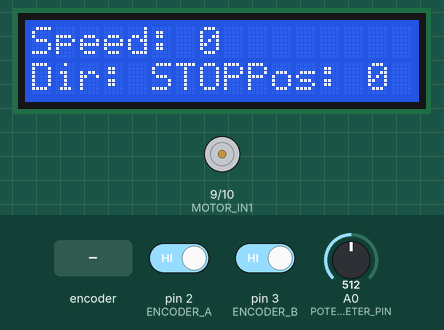
This sketch was run on a simulated Arduino Uno, built with avr-gcc and run on an emulated ATmega328P. Parts: 16×2 character LCD, motor-driver pin pairs drawn as motors (green arrow = first pin HIGH = forward, orange = second pin HIGH = backward, longer = more drive, scaled by the enable pin). The test bench sets the inputs (shaded band); at power-on: A0 (POTENTIOMETER_PIN) = 512, pin 2 (ENCODER_A) HIGH, pin 3 (ENCODER_B) HIGH. What the sketch prints to the serial monitor is not drawn.

Above: at 3.2 s.
3.3 s: A0 (POTENTIOMETER_PIN) set to 532
At 4.6 s:
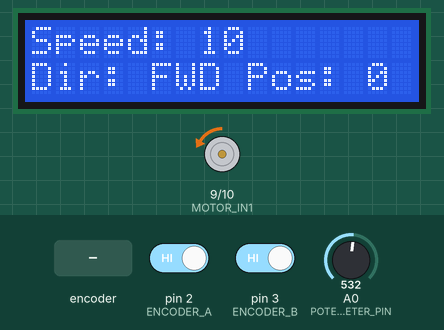
5.1 s: A0 (POTENTIOMETER_PIN) set to 511
At 5.5 s:
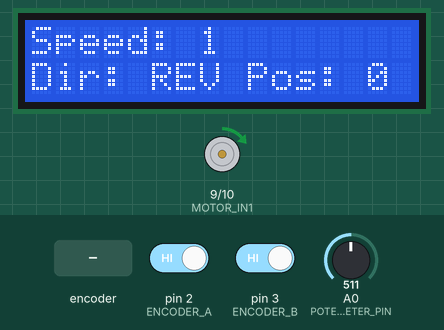
6.6 s: A0 (POTENTIOMETER_PIN) set to 306
At 7.7 s:
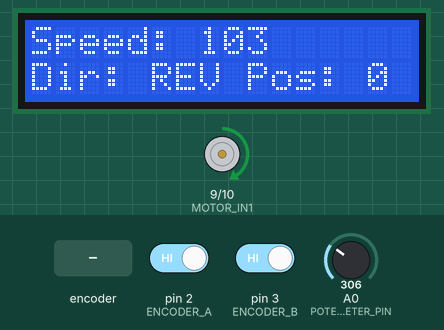
8.1 s: rotary encoder on pin 2 (ENCODER_A) / pin 3 (ENCODER_B) turned 3 steps (first pin leading)
At 9.5 s:
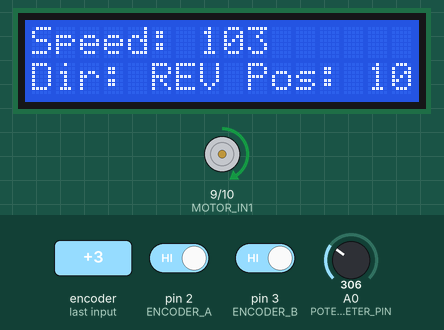
10.2 s: A0 (POTENTIOMETER_PIN) set to 122
At 11.5 s:
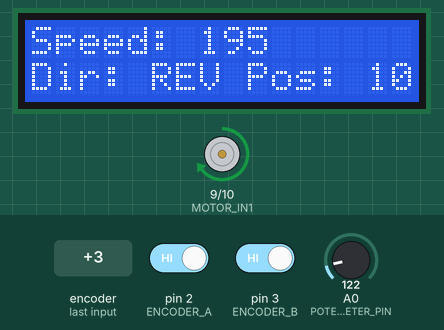
11.8 s: A0 (POTENTIOMETER_PIN) set to 716
At 12.7 s:
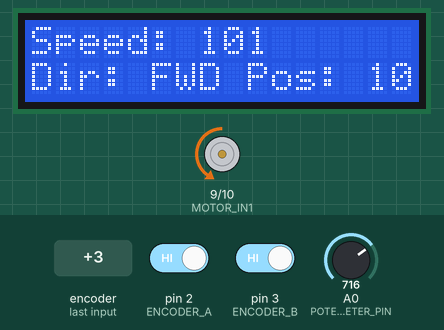
Timing chart, 0 to 14.3 s (numbered marks = the images above; inputs shaded):
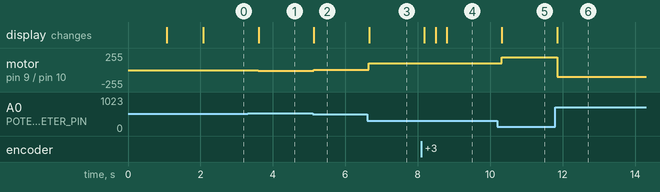

Measured:
- the behaviour switches between 513 and 514 on A0 (POTENTIOMETER_PIN) (found by bisection; images 0 and 1)
- after the input at 3.3 s, motor on pin 9 (MOTOR_IN1) / pin 10 (MOTOR_IN2): stopped → backward 10/255 after 0.30 s; the display: changes after 0.30 s (image 1)
- after the input at 5.1 s, motor on pin 9 (MOTOR_IN1) / pin 10 (MOTOR_IN2): backward 10/255 → forward 1/255 at once; the display: changes at once (image 2)
- after the input at 6.6 s, motor on pin 9 (MOTOR_IN1) / pin 10 (MOTOR_IN2): forward 1/255 → forward 103/255 after 0.05 s; the display: changes after 0.06 s (image 3)
- after the input at 8.1 s, the display: first changes after 0.08 s (image 4 shows a later state)
- after the input at 10.2 s, motor on pin 9 (MOTOR_IN1) / pin 10 (MOTOR_IN2): forward 103/255 → forward 195/255 after 0.12 s; the display: changes after 0.12 s (image 5)
- after the input at 11.8 s, motor on pin 9 (MOTOR_IN1) / pin 10 (MOTOR_IN2): forward 195/255 → backward 101/255 after 0.05 s; the display: changes after 0.05 s (image 6)

The sketch:

sketch_dec5a.ino
```cpp
#include <Wire.h>
#include <LiquidCrystal.h>

// Define potentiometer pin
#define POTENTIOMETER_PIN A0

// Define motor control pins (connected to L293D)
#define MOTOR_IN1 9
#define MOTOR_IN2 10
#define MOTOR_ENA 6

// Define encoder pins
#define ENCODER_A 2
#define ENCODER_B 3

// Encoder variables
volatile int encoderPosition = 0;
int lastEncoded = 0;

// Define LCD pins
LiquidCrystal lcd(7, 8, 4, 5, 12, 11); // RS, EN, D4, D5, D6, D7

// Setup
void setup() {
  Serial.begin(115200);

  // Initialize LCD
  lcd.begin(16, 2); // Set up the LCD's number of columns and rows
  lcd.print("Initializing...");
  delay(1000);
  lcd.clear();

  // Initialize potentiometer pin
  pinMode(POTENTIOMETER_PIN, INPUT);

  // Initialize motor pins
  pinMode(MOTOR_IN1, OUTPUT);
  pinMode(MOTOR_IN2, OUTPUT);
  pinMode(MOTOR_ENA, OUTPUT);

  // Initialize encoder pins
  pinMode(ENCODER_A, INPUT_PULLUP);
  pinMode(ENCODER_B, INPUT_PULLUP);
  attachInterrupt(digitalPinToInterrupt(ENCODER_A), updateEncoder, CHANGE);
  attachInterrupt(digitalPinToInterrupt(ENCODER_B), updateEncoder, CHANGE);

  Serial.println("System Initialized.");
  lcd.print("System Ready");
  delay(1000);
  lcd.clear();
}

// Loop
void loop() {
  // Read potentiometer value
  int potValue = analogRead(POTENTIOMETER_PIN);
  Serial.println(potValue);

  // Map the potentiometer value to motor speed (-255 to 255)
  potValue = map(potValue, 0, 1023, -255, 255);

  // Determine motor direction and control motor
  String direction = "STOP"; // Default to STOP
  if (potValue > 0) {
    digitalWrite(MOTOR_IN1, LOW);
    digitalWrite(MOTOR_IN2, HIGH);
    analogWrite(MOTOR_ENA, potValue); // Forward speed
    direction = "FWD";
  } else if (potValue < 0) {
    digitalWrite(MOTOR_IN1, HIGH);
    digitalWrite(MOTOR_IN2, LOW);
    analogWrite(MOTOR_ENA, -potValue); // Reverse speed (absolute value)
    direction = "REV";
  } else {
    digitalWrite(MOTOR_IN1, LOW);
    digitalWrite(MOTOR_IN2, LOW);
    analogWrite(MOTOR_ENA, 0); // Stop motor
  }

  // Display motor speed and direction on LCD
  lcd.setCursor(0, 0);
  lcd.print("Speed: ");
  lcd.print(abs(potValue)); // Display absolute speed
  lcd.print("   "); // Clear remaining characters if any

  lcd.setCursor(0, 1);
  lcd.print("Dir: ");
  lcd.print(direction);
  lcd.print("   "); // Clear remaining characters if any

  // Display encoder position
  lcd.setCursor(9, 1);
  lcd.print("Pos: ");
  lcd.print(encoderPosition);
  lcd.print("   "); // Clear remaining characters if any

  Serial.print("Encoder Position: ");
  Serial.println(encoderPosition);

  delay(300); // Delay for stability
}

// Encoder interrupt function
void updateEncoder() {
  int MSB = digitalRead(ENCODER_A);
  int LSB = digitalRead(ENCODER_B);
  int encoded = (MSB << 1) | LSB;
  int sum = (lastEncoded << 2) | encoded;

  if (sum == 0b1101 || sum == 0b0100 || sum == 0b0010 || sum == 0b1011) encoderPosition++;
  if (sum == 0b1110 || sum == 0b0111 || sum == 0b0001 || sum == 0b1000) encoderPosition--;

  lastEncoded = encoded;
}
```
